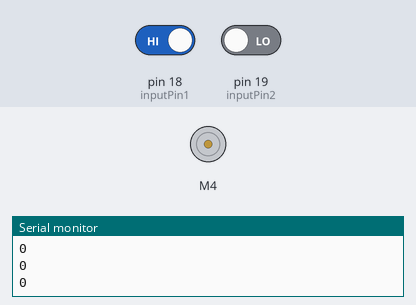
Bench run of a sketch on a simulated Arduino Uno, built with avr-gcc and run on an emulated ATmega328P. Parts: DC motor (green arrow = forward, orange = backward, longer = faster), the last lines printed to the serial monitor. The inputs (shaded band) are chosen by the test bench; at power-on: pin 18 (inputPin1) HIGH, pin 19 (inputPin2) LOW.

Above: at 1.2 s.
1.3 s: pin 18 (inputPin1) driven LOW
At 1.55 s:
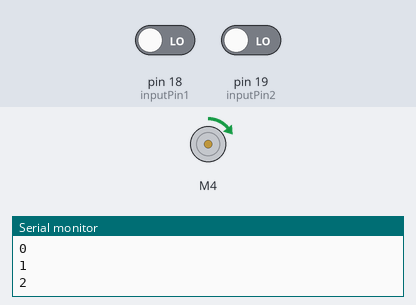
4.3 s: pin 18 (inputPin1) driven HIGH
At 5.5 s:
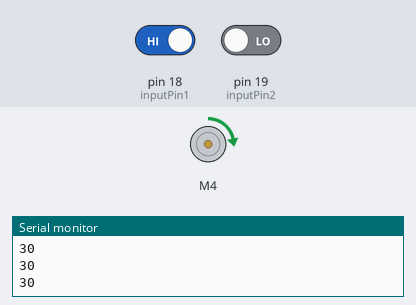
5.8 s: pin 18 (inputPin1) driven LOW
At 6.85 s:
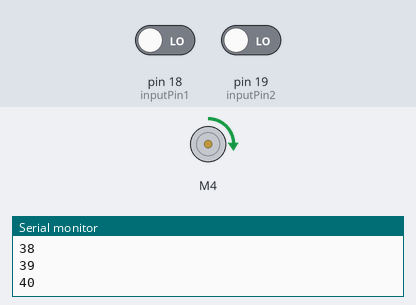
Timing chart, 0 to 26.4 s (numbered marks = the images above; inputs shaded):
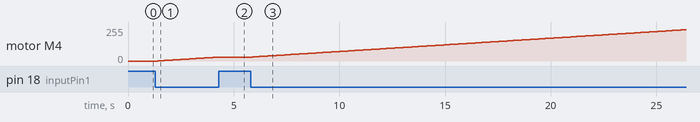

Measured:
- after the input at 1.3 s, motor M4: moves from stopped to forward 29/255 over 2.8 s, starting after 0.11 s
- after the input at 4.3 s, motor M4: goes on until 4.3 s, then stays forward 30/255
- after the input at 5.8 s, motor M4: moves from forward 30/255 to forward 235/255 over 20.4 s, starting after 0.11 s

The sketch:

Project_9_Motor_Shield_Speed.ino
```cpp
#include <AFMotor.h>

AF_DCMotor motor(4);

int inputPin1 = 18;
int inputPin2 = 19;
int inputValue1 = 0;
int inputValue2 = 0;
int motor_speed = 0;

void setup() {
  pinMode(inputPin1, INPUT);
  pinMode(inputPin2, INPUT);
  Serial.begin(9600);
  // turn on motor
  motor.setSpeed(200);
  motor.run(RELEASE);

}

void loop() {
  inputValue1 = digitalRead(inputPin1);
  inputValue2 = digitalRead(inputPin2);

  //Serial.println(inputValue1);
  //Serial.println(inputValue2);
  Serial.println(motor_speed);

  // increase speed
  if (inputValue1 == LOW) {
    if(motor_speed<255) {
      motor_speed++;
    } else {
      motor_speed--;
    }
    delay(100);
    motor.run(FORWARD);
    motor.setSpeed(motor_speed);
  } else {

  }

}
```
